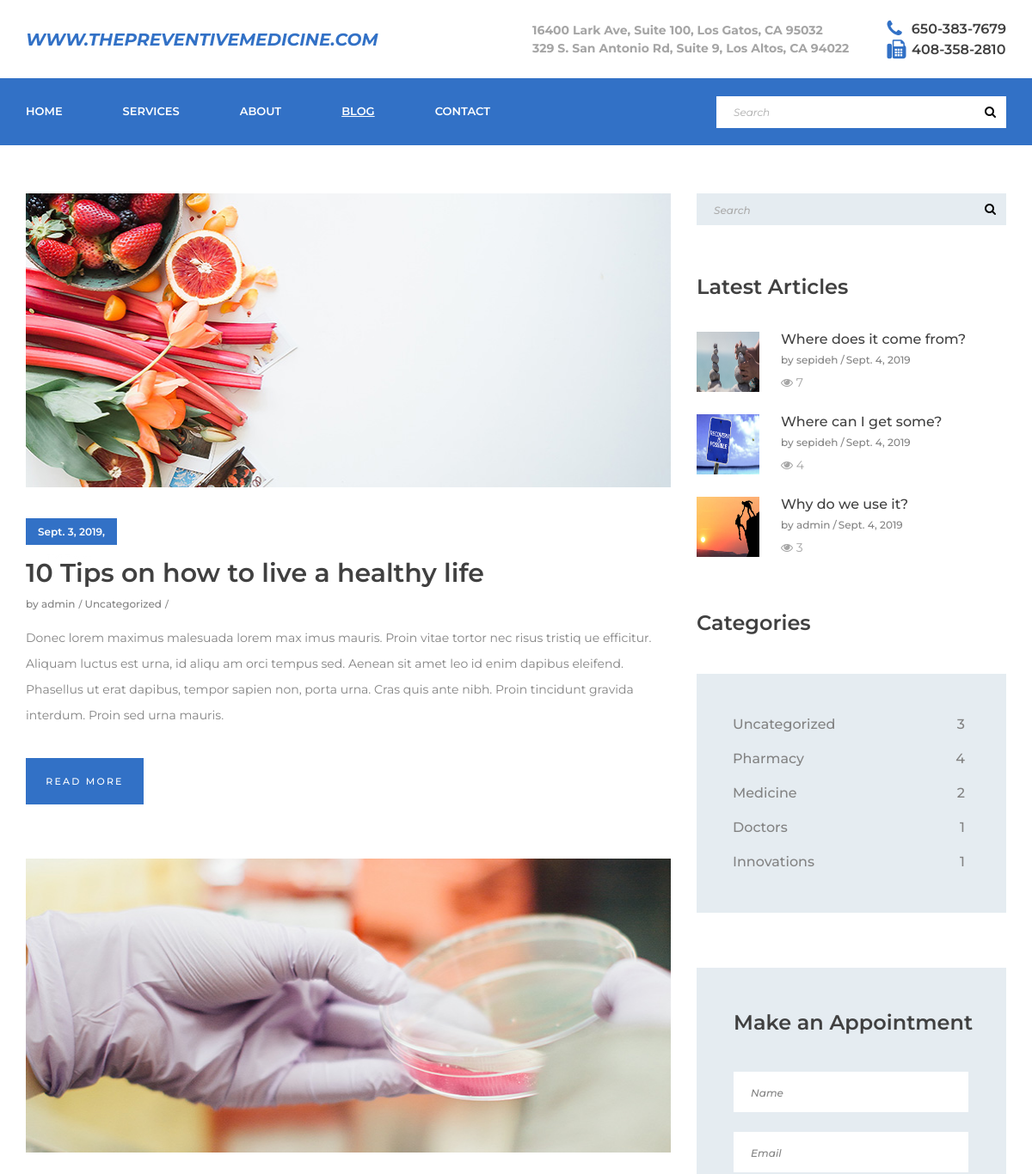
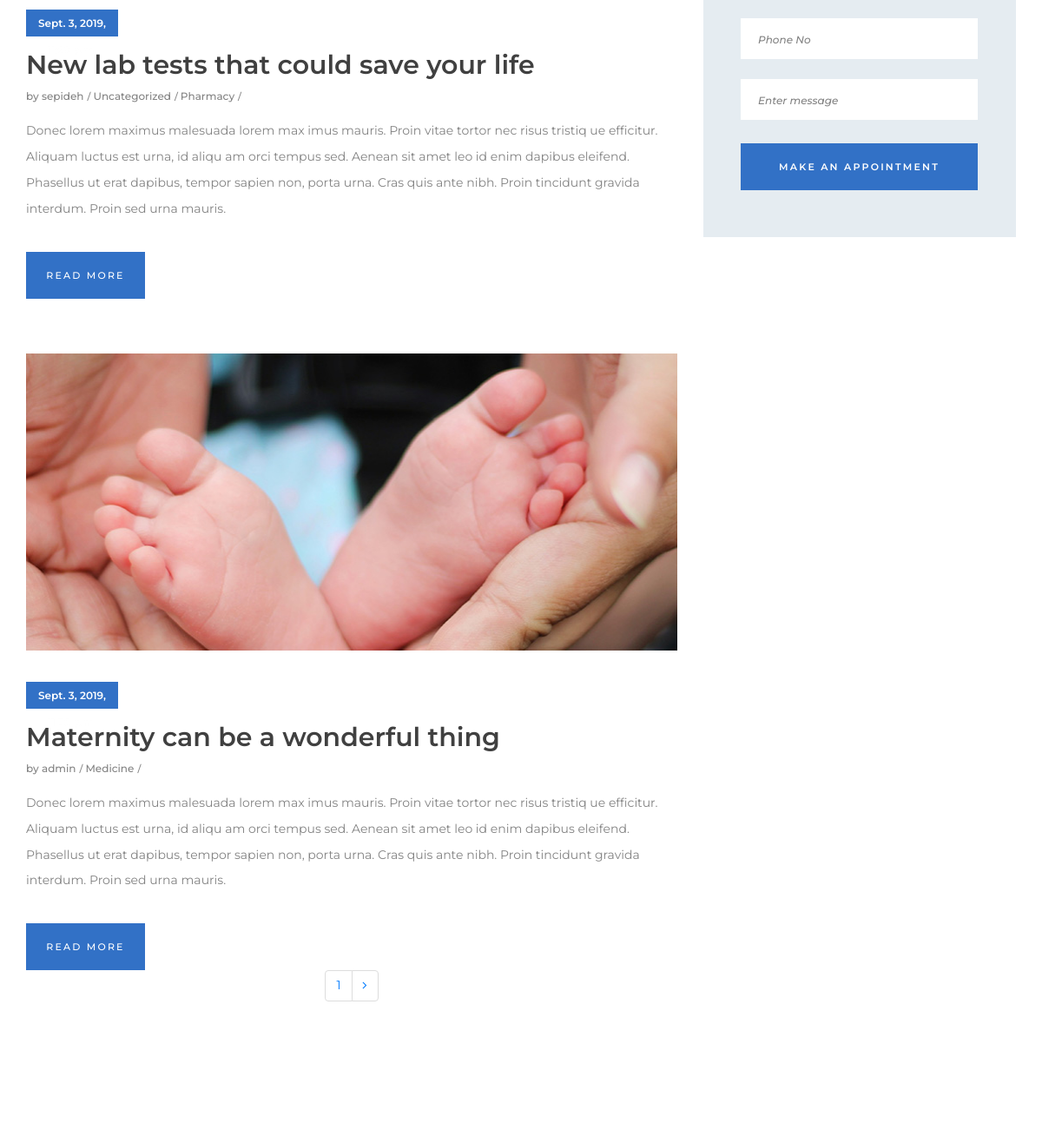
/blog/ (upper part), run on an earlier commit of the app's database (2 pictures, top to bottom).
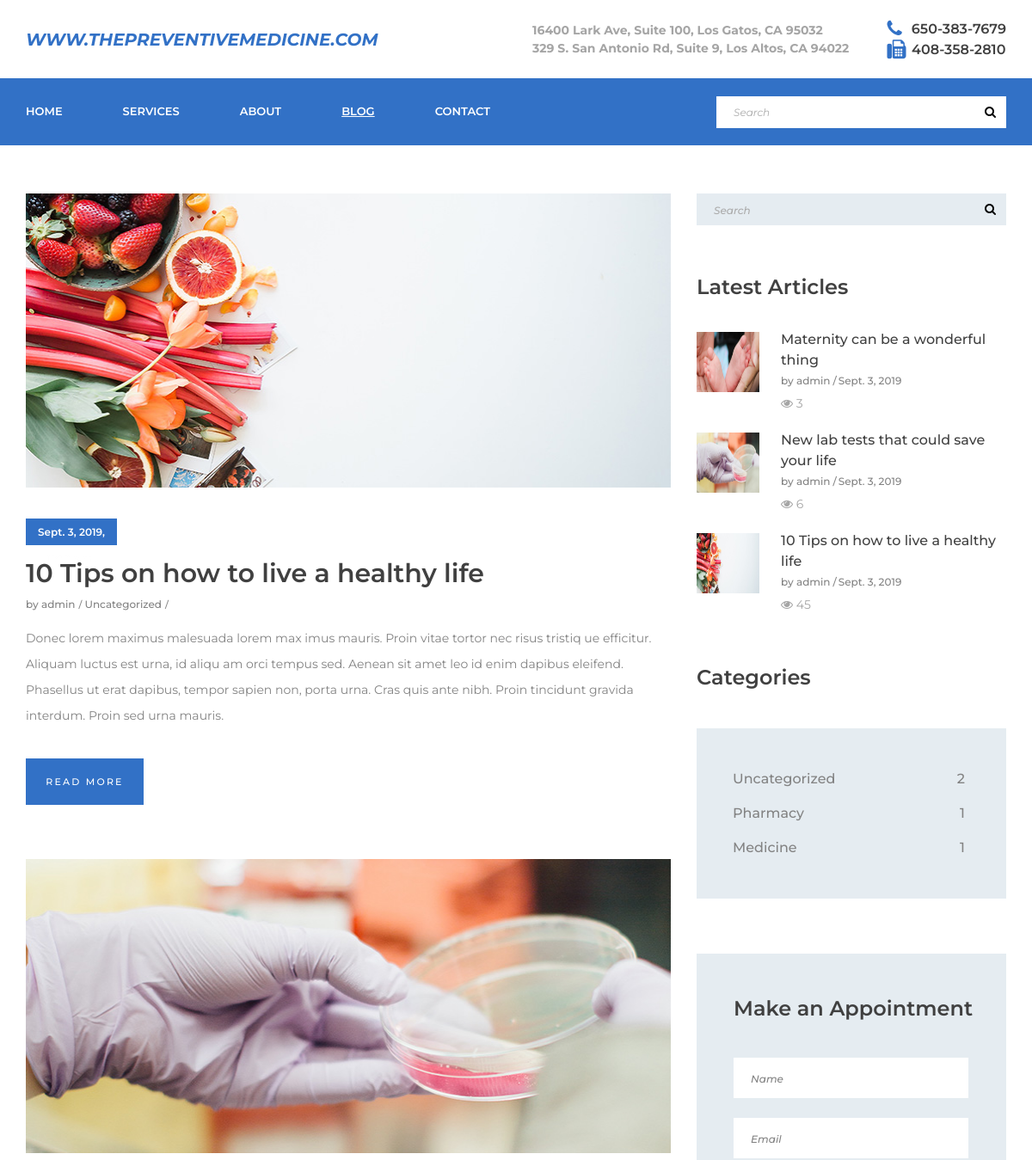
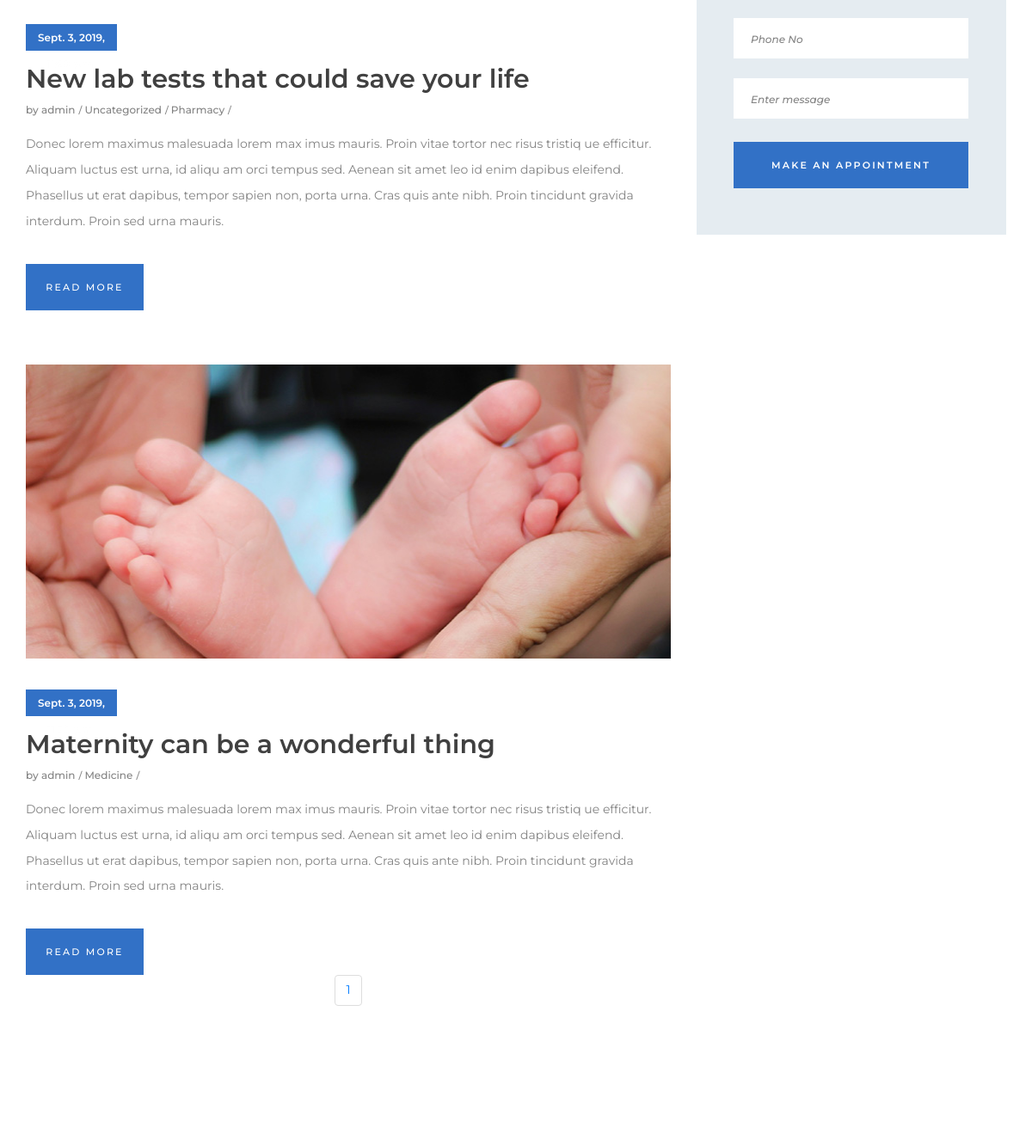
And on a later commit of the database (2 pictures, top to bottom).
### blog/models.py (models this page shows, shortened)
class Post(models.Model):
    title = models.CharField(max_length=100)
    overview = models.TextField()
    timestamp = models.DateTimeField(auto_now_add=True)
    content = HTMLField()
    view_count = models.IntegerField(default = 0)
    author = models.ForeignKey(Author, on_delete=models.CASCADE)
    thumbnail = models.ImageField()
    categories = models.ManyToManyField(Category)
    featured = models.BooleanField()
    previous_post = models.ForeignKey(
        'self', related_name='previous', on_delete=models.SET_NULL, blank=True, null=True)
    next_post = models.ForeignKey(
        'self', related_name='next', on_delete=models.SET_NULL, blank=True, null=True)

class Author(models.Model):
    user = models.OneToOneField(User, on_delete=models.CASCADE)

class Category(models.Model):
    title = models.CharField(max_length=20)
    def __str__(self):
        return self.title

### account/models.py (models this page shows, shortened)
class MyUser(AbstractBaseUser):
	username = models.CharField(
				max_length=120,
				validators=[
				RegexValidator(
						regex= USERNAME_REGEX,
						message = 'Username must be Alphanumeric',
						code = 'invalide username'
					)],
				unique = True,
			)
	email = models.EmailField(
		verbose_name='email address',
		max_length=255,
		unique=True,
	)
	is_active = models.BooleanField(default=True)
	is_staff = models.BooleanField(default=False)
	is_admin = models.BooleanField(default=False)
	objects = MyUserManager()
	USERNAME_FIELD = 'username'
	REQUIRED_FIELDS = ['email']

### blog/views.py (the view)
# urls.py: path('', views.Index.as_view(), name='index'),
class Index(View):
    template_name = 'blog/index.html'
    def get(self, request, *args, **kwargs):
        category_count = get_category_count()
        most_recent = Post.objects.order_by('-timestamp')[:3]
        post_list = Post.objects.all()
        paginator = Paginator(post_list, 3)
        page_request_var = 'page'
        page = request.GET.get(page_request_var)
        try:
            paginated_queryset = paginator.page(page)
        except PageNotAnInteger:
            paginated_queryset = paginator.page(1)
        except EmptyPage:
            paginated_queryset = paginator.page(paginator.num_pages)
        context = {
            'active_page': 'blog',
            'queryset': paginated_queryset,
            'most_recent': most_recent,
            'page_request_var': page_request_var,
            'category_count': category_count,
        }
        return render(request, self.template_name, context)

### blog/views.py (called while the page is built)
def get_category_count():
    queryset = Post \
        .objects \
        .values('categories__id','categories__title') \
        .annotate(Count('categories__title'))
    return queryset

### templates/blog/index.html (shortened to what this page needs)
{% extends 'base.html' %}
{% load staticfiles %}
{% block content %}
<br><br><br><br><br><br>
<div class="news">
    <div class="container">
        <div class="row">
            <div class="col-lg-8">
                <div class="news_posts">
                    {% for post in queryset %}
                    <div class="news_post">
                        <div class="news_post_image"><img  alt="" src="{{ post.thumbnail.url }}" width="754" height="342"></div>
                        <div class="news_post_content">
                            <div class="news_post_date"><a href="#">{{ post.timestamp }}</a></div>
                            <div class="news_post_title"><a href="{% url 'blog:post-detail' id=post.pk %}">{{ post.title }}</a></div>
                            <div class="news_post_info">
                                <ul class="d-flex flex-row align-items-center justify-content-start">
                                    <li><a href="#">by {{ post.author.user.username }}</a></li>
                                    {% for cat in post.categories.all %}
                                    <li><a href="#">{{ cat }}</a></li>
                                    {% endfor %}
                                </ul>
                            </div>
                            <div class="news_post_text">
                                <p>{{ post.overview }}</p>
                            </div>
                            <div class="button news_post_button"><a href="{% url 'blog:post-detail' id=post.pk %}"><span>read more</span><span>read more</span></a></div>
                        </div>
                    </div>
                    {% endfor%}
                </div>
            <nav aria-label="Page navigation example">
                <ul class="pagination pagination-template d-flex justify-content-center">
                  <li class="page-item"><a href="?{{ page_request_var }}={{ queryset.number }}" class="page-link active">{{ queryset.number }}</a></li>
                  {% if queryset.has_next %}
                  <li class="page-item"><a href="?{{ page_request_var }}={{ queryset.next_page_number }}" class="page-link"> <i class="fa fa-angle-right"></i></a></li>
                  {% endif %}
                </ul>
              </nav>
            </div>
            {% include 'blog/sidebar.html' with most_recent=most_recent category_count=category_count %}
        </div>
    </div>
</div>
{% endblock %}

### templates/blog/sidebar.html (shortened to what this page needs)
<div class="col-lg-4">
    <div class="news_sidebar">
        <div class="sidebar_search">
            <form action="#" id="sidebar_search" class="sidebar_search">
                <input type="text" class="sidebar_search_input" placeholder="Search" required="required">
                <button class="sidebar_search_button"><i class="fa fa-search" aria-hidden="true"></i></button>
            </form>
        </div>
        <div class="sidebar_latest">
            <div class="sidebar_title">Latest Articles</div>
            <div class="sidebar_latest_container">
                {% for post in most_recent %}
                <div class="latest d-flex flex-row align-items-start justify-content-start">
                    <div><div class="latest_image"><img
                        src="{{ post.thumbnail.url }}"  alt="" width="73" height="70"></div></div>
                    <div class="latest_content">
                        <div class="latest_title"><a href="{% url 'blog:post-detail' id=post.pk %}">{{ post.title }}</a></div>
                        <div class="latest_info">
                            <ul class="d-flex flex-row align-items-start justify-content-start">
                                <li><a href="#">by {{ post.author.user.username }}</a></li>
                                <li><a href="#">{{ post.timestamp |date }}</a></li>
                            </ul>
                        </div>
                        <div class="latest_comments"><i class="fa fa-eye" ></i> {{ post.view_count }}</div>
                    </div>
                </div>
                {% endfor %}
            </div>
        </div>
        <div class="sidebar_categories">
            <div class="sidebar_title">Categories</div>
            <div class="categories">
                <ul>
                    {% for cat in category_count %}
                    <li><a  href="{% url 'blog:by_cat_post_list' cat_id=cat.categories__id  %}"><div class="d-flex flex-row align-items-center justify-content-start">
                        <div>{{ cat.categories__title }}</div>
                        <div class="ml-auto">{{ cat.categories__title__count }}</div>
                    </div></a></li>
                    {% endfor %}
                </ul>
            </div>
        </div>
        <div class="info_form_container">
            <div class="info_form_title">Make an Appointment</div>
            <form class="info_form" id="contact_form" name="contact_form" method="post">
            <input type="text" class="info_input" placeholder="Name" required="required" name="form_name" id="form_name" >
            <input type="text" class="info_input" placeholder="Email" required="required" name="form_email" id="form_email" >
            <input type="text" class="info_input" placeholder="Phone No" name="form_phone" id="form_phone" >
            <input type="text" class="info_input" placeholder="Enter message" required="required" name="form_message" id="form_message" >
            <button  id="sndmsg" name="sndmsg" type="submit" class="info_form_button">make an appointment</button>
        </form>
        </div>
    </div>
</div>

What changed in the data, as far as the page shows it:
removed Post: thumbnail (picture), title "Where does it come from?", author.user.username "sepideh", timestamp "Sept. 4, 2019", view_count "7"
removed Post: thumbnail (picture), title "Where can I get some?", author.user.username "sepideh", timestamp "Sept. 4, 2019", view_count "4"
removed Post: thumbnail (picture), title "Why do we use it?", author.user.username "admin", timestamp "Sept. 4, 2019", view_count "3"
now on one of the page's lists (row unchanged): Post: title "10 Tips on how to live a healthy life", author.user.username "admin", timestamp "Sept. 3, 2019", view_count "45"
now on one of the page's lists (row edited): Post: title "New lab tests that could save your life", author.user.username "admin", timestamp "Sept. 3, 2019", view_count "6"
changed Post "New lab tests that could save your life": author.user.username "sepideh" → "admin"
now on one of the page's lists (row unchanged): Post: title "Maternity can be a wonderful thing", author.user.username "admin", timestamp "Sept. 3, 2019", view_count "3"
Also different on the page:
new list line: "Uncategorized 2"
new list line: "Pharmacy 1"
new list line: "Medicine 1"
list line gone: "Uncategorized 3"
list line gone: "Pharmacy 4"
list line gone: "Medicine 2"
list line gone: "Doctors 1"
list line gone: "Innovations 1"
